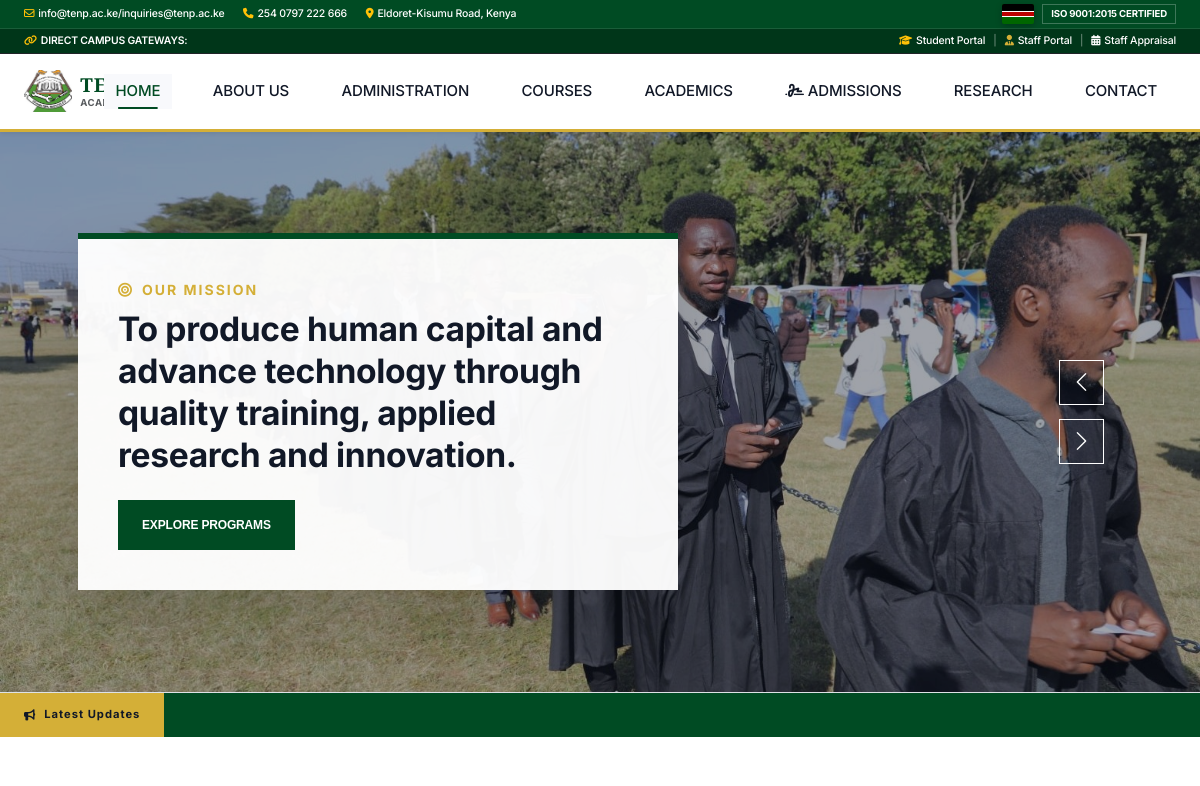
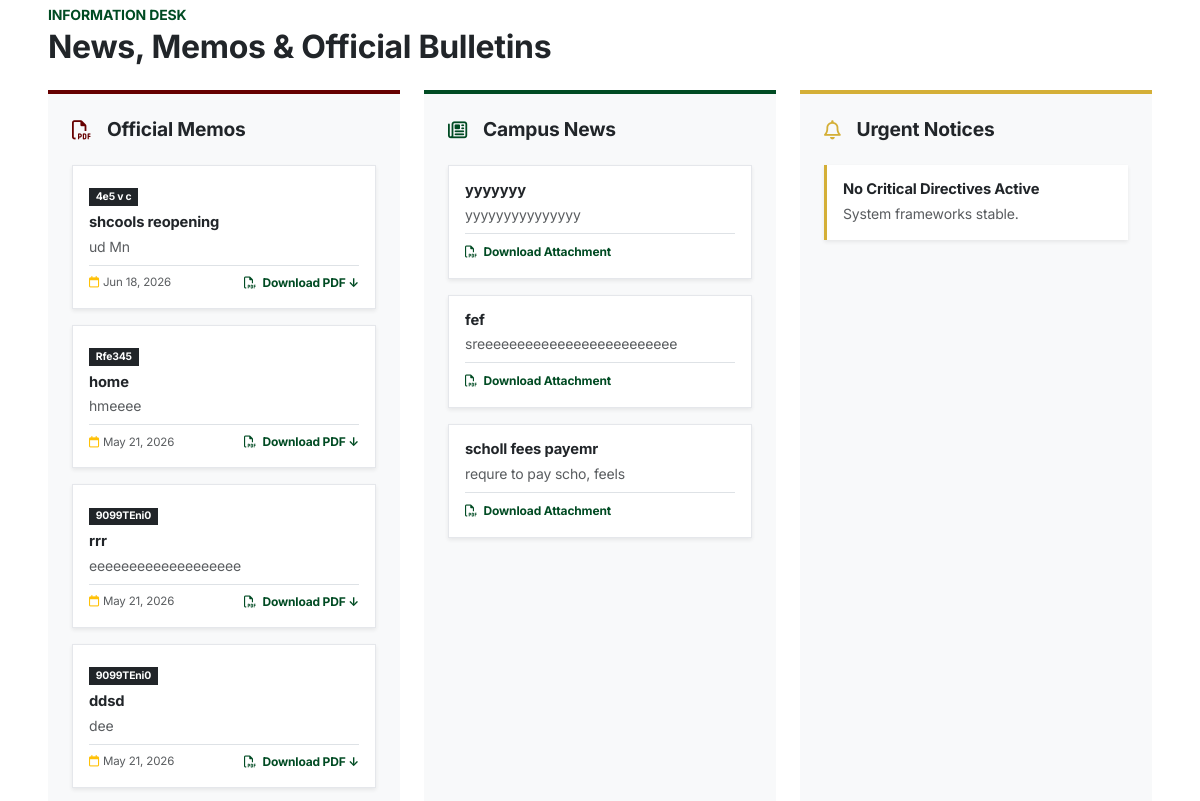
Before: / (upper part) with the older database file (2 pictures, top to bottom).
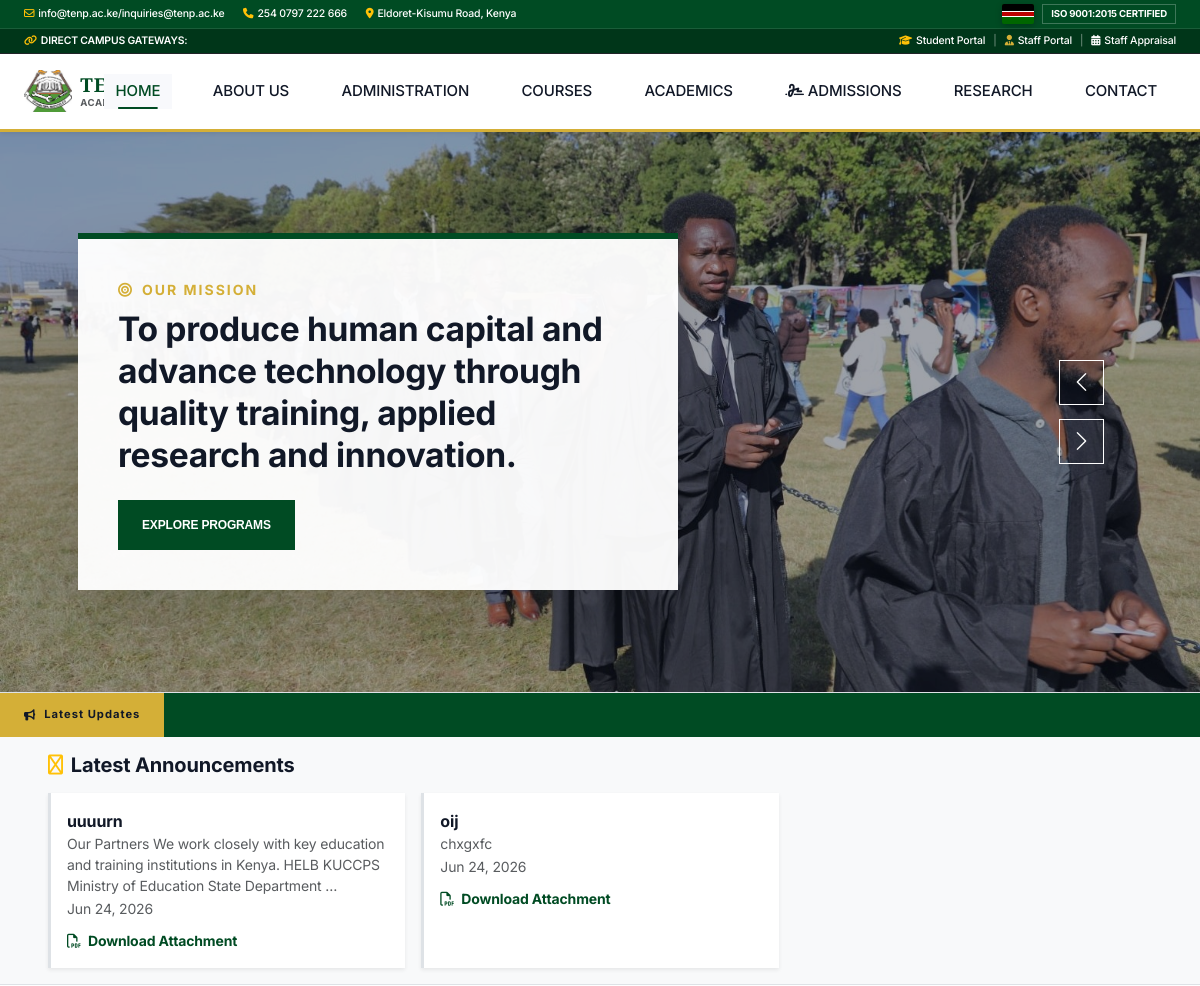
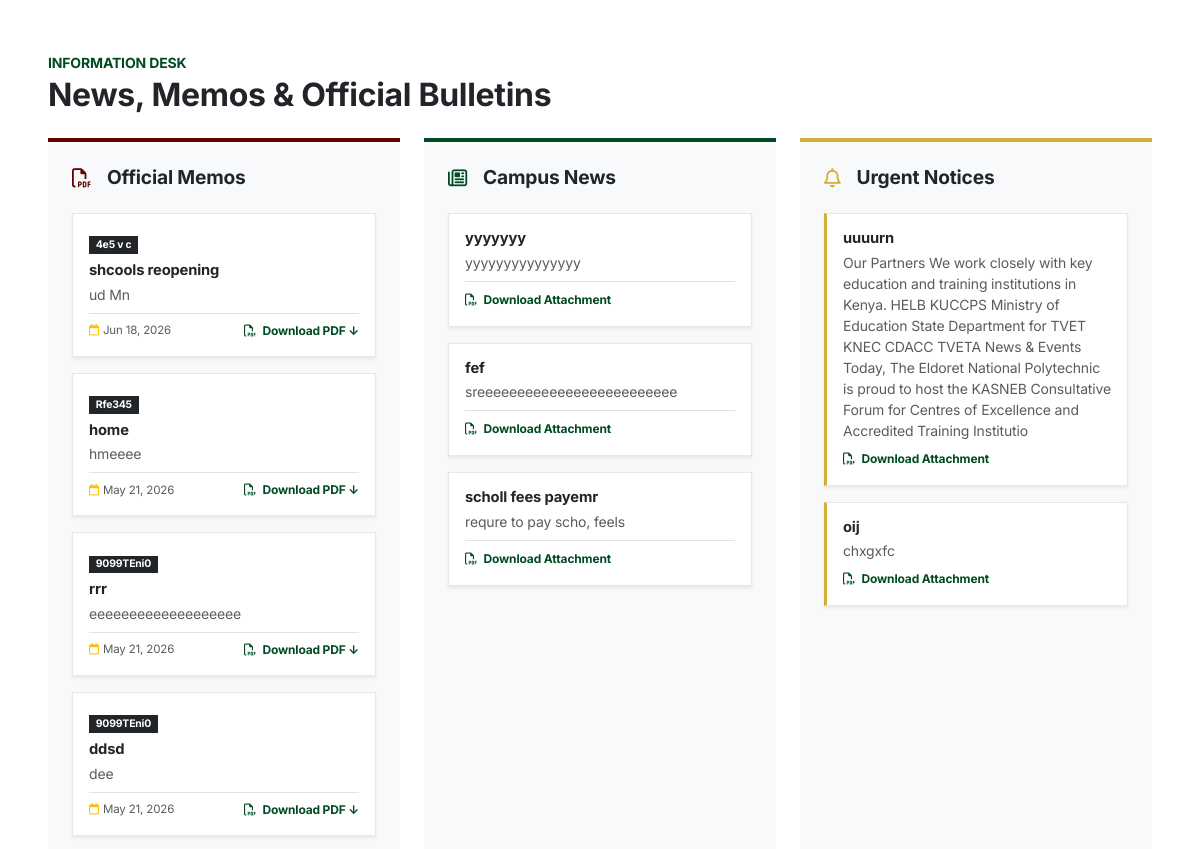
After: the same page with the newer database file (2 pictures, top to bottom).
### Home/models.py (models this page shows, shortened)
class NoticeBoard(models.Model):
    CATEGORY_CHOICES = [
        ('memo', 'Official Institutional Memo'),
        ('news', 'Campus News Matrix Post'),
        ('announcement', 'Urgent Operational Registry Announcement'),
    ]
    category = models.CharField(max_length=20, choices=CATEGORY_CHOICES, default='memo')
    title = models.CharField(max_length=255)
    reference_number = models.CharField(max_length=100, blank=True, null=True)
    content = models.TextField()
    file_attachment = models.FileField(upload_to=get_notice_file_path, blank=True, null=True)
    image = models.ImageField(upload_to=get_notice_image_path, blank=True, null=True)
    created_at = models.DateTimeField(auto_now_add=True)
    start_date = models.DateTimeField(default=timezone.now)
    expiry_date = models.DateTimeField(blank=True, null=True)
    class Meta:
        verbose_name = "Notice Board Entry"
        verbose_name_plural = "Notice Board Entries"
        ordering = ['-created_at']

### Home/views.py (the view)
# urls.py: path('', home, name='home'),
def home(request):
    slider_folder = os.path.join(settings.STATIC_ROOT, 'img', 'sliders')
    try:
        slider_images = [f for f in os.listdir(slider_folder) if f.lower().endswith(('.png', '.jpg', '.jpeg', '.webp'))]
    except FileNotFoundError:
        slider_images = []
    now = timezone.now()
    active_notices = NoticeBoard.objects.filter(
        start_date__lte=now
    ).filter(
        models.Q(expiry_date__isnull=True) | models.Q(expiry_date__gte=now)
    )
    context = {
        'slider_images': slider_images,
        'memos': active_notices.filter(category='memo').order_by('-created_at'),
        'news': active_notices.filter(category='news').order_by('-created_at'),
        'announcements': active_notices.filter(category='announcement').order_by('-created_at'),
        'partners': Partner.objects.all(),
    }
    return render(request, 'home.html', context)

### Home/templates/home.html (shortened to what the changed rows need)
{% load static %}
<!DOCTYPE html>
<html lang="en">
<head>
    <link href="https://cdnjs.cloudflare.com/ajax/libs/font-awesome/6.4.0/css/all.min.css" rel="stylesheet">
    <link href="https://cdn.jsdelivr.net/npm/bootstrap-icons@1.10.5/font/bootstrap-icons.css" rel="stylesheet">
    <link href="{% static 'lib/animate/animate.min.css' %}" rel="stylesheet">
    <link href="{% static 'lib/owlcarousel/assets/owl.carousel.min.css' %}" rel="stylesheet">
    <link href="https://cdn.jsdelivr.net/npm/bootstrap@5.3.0/dist/css/bootstrap.min.css" rel="stylesheet">
    <link href="{% static 'css/style.css' %}" rel="stylesheet">
</head>
<body>
    <main>
        {% block content %}
        <div class="container-fluid p-0 position-relative border-bottom">
        <div class="owl-carousel header-carousel position-relative">
            {% if slider_images %}
                {% for image in slider_images %}
                <div class="owl-carousel-item hero-premium-viewport position-relative" style="background-image: url('{% static 'img/sliders/' %}{{ image }}');">
                    <div class="position-absolute top-0 start-0 w-100 h-100 d-flex align-items-center" style="background: rgba(15, 23, 42, 0.45);">
                        <div class="container px-5">
                            <div class="row">
                                <div class="col-12 col-lg-8">
                                    <div class="hero-editorial-card animated slideInLeft rounded-0" style="border-top: 6px solid var(--tenp-maroon) !important;">
                                        <span class="text-uppercase tracking-wider fw-bold small d-block mb-2" style="color: var(--tenp-gold) !important; letter-spacing: 2px;"><i class="fa-solid fa-building-columns me-2"></i>THE ELDORET NATIONAL POLYTECHNIC</span>
                                        <h1 class="display-6 text-dark fw-bold mb-3" style="line-height: 1.2; color: var(--tenp-dark-slate) !important;">Pioneering Global Standards in Technical Education</h1>
                                        <p class="text-secondary small mb-4">Explore our wide matrix of fully accredited programs designed for industrial engineering and modern computing frameworks.</p>
                                        <div class="d-flex gap-3">
                                            <a href="apply_online.html" class="btn text-white rounded-0 px-4 py-3 border-0 text-uppercase fw-bold" style="background-color: var(--tenp-imperial); font-size: 0.75rem;">Apply Now</a>
                                        </div>
                                    </div>
                                </div>
                            </div>
                        </div>
                    </div>
                </div>
                {% endfor %}
            {% else %}
                <div class="owl-carousel-item hero-premium-viewport position-relative" style="background-image: url('{% static 'img/stud.jpeg' %}');">
                    <div class="position-absolute top-0 start-0 w-100 h-100 d-flex align-items-center" style="background: rgba(15, 23, 42, 0.4);">
                        <div class="container px-5">
                            <div class="row">
                                <div class="col-12 col-lg-8">
                                    <div class="hero-editorial-card animated slideInLeft rounded-0" style="border-top: 6px solid var(--tenp-imperial) !important;">
                                        <h1 class="display-6 text-dark fw-bold mb-3" style="line-height: 1.25; color: var(--tenp-dark-slate) !important; font-size: 2.1rem;">
                                            To produce human capital and advance technology through quality training, applied research and innovation.
                                        </h1>
                                    </div>
                                </div>
                            </div>
                        </div>
                    </div>
                </div>
            {% endif %}
        </div>
    </div>
    {% if announcements %}
    <div class="container-fluid px-5 py-3 bg-light border-bottom">
        <div class="container px-0">
            <h5 class="fw-bold mb-3"><i class="fa-regular fa-bullhorn me-2 text-warning"></i>Latest Announcements</h5>
            <div class="row g-3">
                {% for ann in announcements|slice:":6" %}
                <div class="col-md-4">
                    <div class="p-3 bg-white shadow-sm h-100 border-start border-3" style="border-color: var(--tenp-gold);">
                        <strong>{{ ann.title }}</strong>
                        <p class="text-muted small mb-0">{{ ann.content|truncatewords:20 }}</p>
                        <small class="text-muted">{{ ann.created_at|date:"M d, Y" }}</small>
                        {% if ann.file_attachment %}
                        <div class="mt-2">
                            <a href="{{ ann.file_attachment.url }}" class="small fw-bold text-decoration-none" target="_blank" style="color: var(--tenp-imperial);">
                                <i class="fa-regular fa-file-pdf me-1"></i> Download Attachment
                            </a>
                        </div>
                        {% endif %}
                    </div>
                </div>
                {% endfor %}
            </div>
        </div>
    </div>
    {% endif %}
    <div class="container-fluid px-5 py-5 my-2">
        <div class="row align-items-center mb-4">
            <div class="col-md-8 text-start wow fadeInUp" data-wow-delay="0.1s">
                <h2 class="editorial-grid-title text-dark m-0">News, Memos & Official Bulletins</h2>
            </div>
        </div>
        <div class="row g-4">
            <div class="col-lg-4 col-md-6 wow fadeInUp" data-wow-delay="0.2s">
                <div class="p-4 border-top border-4 bg-light h-100 d-flex flex-column justify-content-between" style="border-top-color: var(--tenp-maroon) !important;">
                    <div>
                        <div class="d-flex flex-column gap-3">
                            {% for memo in memos %}
                            <div class="p-3 bg-white academic-board-card position-relative shadow-sm">
                                <span class="badge rounded-0 bg-dark text-white mb-2" style="font-size: 0.65rem;">{{ memo.reference_number|default:"TENP/MEMO/GEN" }}</span>
                                <h6 class="fw-bold mb-1 text-dark" style="font-size: 0.92rem;">{{ memo.title }}</h6>
                                <p class="text-muted small mb-2">{{ memo.content|truncatewords:22 }}</p>
                                <div class="d-flex justify-content-between align-items-center mt-2 border-top pt-2">
                                    <small class="text-muted" style="font-size: 0.72rem;"><i class="fa-regular fa-calendar me-1 text-warning"></i>{{ memo.created_at|date:"M d, Y" }}</small>
                                    {% if memo.file_attachment %}
                                    <a href="{{ memo.file_attachment.url }}" class="small fw-bold text-decoration-none" target="_blank" style="font-size: 0.75rem; color: var(--tenp-imperial);">
                                        <i class="fa-regular fa-file-pdf me-1"></i> Download PDF &darr;
                                    </a>
                                    {% endif %}
                                </div>
                            </div>
                            {% empty %}
                            <p class="text-muted small text-center py-4">No active institutional memos found.</p>
                            {% endfor %}
                        </div>
                    </div>
                </div>
            </div>
            <div class="col-lg-4 col-md-6 wow fadeInUp" data-wow-delay="0.4s">
                <div class="p-4 border-top border-4 bg-light h-100 d-flex flex-column justify-content-between" style="border-color: var(--tenp-imperial) !important;">
                    <div>
                        <div class="d-flex flex-column gap-3">
                            {% for post in news %}
                            <div class="p-3 bg-white academic-board-card position-relative shadow-sm">
                                <h6 class="fw-bold mb-1 text-dark" style="font-size: 0.92rem;">{{ post.title }}</h6>
                                <p class="text-muted small mb-2">{{ post.content|truncatewords:18 }}</p>
                                {% if post.file_attachment %}
                                <div class="mt-2 border-top pt-1">
                                    <a href="{{ post.file_attachment.url }}" class="small fw-bold text-decoration-none" target="_blank" style="color: var(--tenp-imperial); font-size:0.75rem;">
                                        <i class="fa-regular fa-file-pdf me-1"></i> Download Attachment
                                    </a>
                                </div>
                                {% endif %}
                            </div>
                            {% empty %}
                            <p class="text-muted small text-center py-4">No campus articles published recently.</p>
                            {% endfor %}
                        </div>
                    </div>
                </div>
            </div>
            <div class="col-lg-4 col-md-12 wow fadeInUp" data-wow-delay="0.6s">
                <div class="p-4 border-top border-4 bg-light h-100 d-flex flex-column justify-content-between" style="border-color: var(--tenp-gold) !important;">
                    <div>
                        <div class="d-flex flex-column gap-3">
                            {% for banner in announcements %}
                            <div class="p-3 bg-white academic-board-card position-relative shadow-sm" style="border-left: 3px solid var(--tenp-gold) !important;">
                                <h6 class="fw-bold mb-1 text-dark" style="font-size: 0.92rem;">{{ banner.title }}</h6>
                                <p class="text-muted small mb-0">{{ banner.content }}</p>
                                {% if banner.file_attachment %}
                                <div class="mt-1">
                                    <a href="{{ banner.file_attachment.url }}" class="small fw-bold text-decoration-none" target="_blank" style="color: var(--tenp-imperial); font-size:0.75rem;">
                                        <i class="fa-regular fa-file-pdf me-1"></i> Download Attachment
                                    </a>
                                </div>
                                {% endif %}
                            </div>
                            {% empty %}
                            <div class="p-3 bg-white border-0 shadow-sm rounded-0" style="border-left: 3px solid var(--tenp-gold) !important;">
                                <h6 class="fw-bold mb-1 text-dark" style="font-size:0.92rem;">No Critical Directives Active</h6>
                                <p class="text-muted small mb-0">System frameworks stable.</p>
                            </div>
                            {% endfor %}
                        </div>
                    </div>
                </div>
            </div>
        </div>
    </div>
        {% endblock %}
    </main>
</body>
</html>

Changed rows visible on the page:
added NoticeBoard: title "uuuurn", content "Our Partners We work closely with key education and training institutions in Kenya. HELB KUCCPS Ministry of Education State Department …", created_at "Jun 24, 2026", content "Our Partners We work closely with key education and training institutions in Kenya. HELB KUCCPS Ministry of Education State Department for TVET KNEC CDACC TVETA News & Events Today, The Eldoret National Polytechnic is proud to host the KASNEB Consultative Forum for Centres of Excellence and Accredited Training Institutio"
added NoticeBoard: title "oij", content "chxgxfc", created_at "Jun 24, 2026"
Other visible differences:
text no longer shown: "No Critical Directives Active System frameworks stable."
text now shown: "Latest Announcements"
